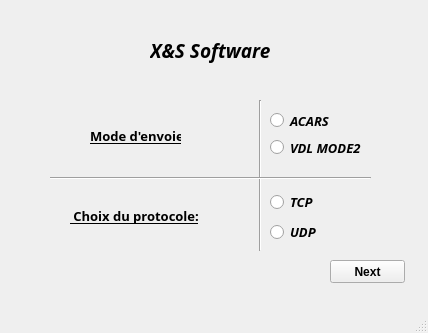
<?xml version="1.0" encoding="UTF-8"?>
<ui version="4.0">
 <class>acceuil</class>
 <widget class="QMainWindow" name="acceuil">
  <property name="geometry">
   <rect>
    <x>0</x>
    <y>0</y>
    <width>428</width>
    <height>333</height>
   </rect>
  </property>
  <property name="windowTitle">
   <string>MainWindow</string>
  </property>
  <widget class="QWidget" name="centralwidget">
   <widget class="Line" name="line">
    <property name="geometry">
     <rect>
      <x>250</x>
      <y>100</y>
      <width>20</width>
      <height>151</height>
     </rect>
    </property>
    <property name="orientation">
     <enum>Qt::Vertical</enum>
    </property>
   </widget>
   <widget class="QPushButton" name="acarsvdl2">
    <property name="geometry">
     <rect>
      <x>330</x>
      <y>260</y>
      <width>75</width>
      <height>23</height>
     </rect>
    </property>
    <property name="font">
     <font>
      <weight>75</weight>
      <bold>true</bold>
     </font>
    </property>
    <property name="contextMenuPolicy">
     <enum>Qt::NoContextMenu</enum>
    </property>
    <property name="text">
     <string>Next</string>
    </property>
   </widget>
   <widget class="QWidget" name="layoutWidget_3">
    <property name="geometry">
     <rect>
      <x>270</x>
      <y>110</y>
      <width>93</width>
      <height>48</height>
     </rect>
    </property>
    <layout class="QVBoxLayout" name="verticalLayout_6">
     <item>
      <widget class="QRadioButton" name="acars">
       <property name="font">
        <font>
         <family>Bahnschrift</family>
         <pointsize>10</pointsize>
         <weight>75</weight>
         <italic>true</italic>
         <bold>true</bold>
        </font>
       </property>
       <property name="text">
        <string>ACARS</string>
       </property>
      </widget>
     </item>
     <item>
      <widget class="QRadioButton" name="vdl2">
       <property name="font">
        <font>
         <family>Bahnschrift</family>
         <pointsize>10</pointsize>
         <weight>75</weight>
         <italic>true</italic>
         <bold>true</bold>
        </font>
       </property>
       <property name="text">
        <string>VDL MODE2</string>
       </property>
      </widget>
     </item>
    </layout>
   </widget>
   <widget class="QLabel" name="label_2">
    <property name="geometry">
     <rect>
      <x>150</x>
      <y>30</y>
      <width>161</width>
      <height>41</height>
     </rect>
    </property>
    <property name="palette">
     <palette>
      <active>
       <colorrole role="Text">
        <brush brushstyle="SolidPattern">
         <color alpha="255">
          <red>110</red>
          <green>150</green>
          <blue>200</blue>
         </color>
        </brush>
       </colorrole>
       <colorrole role="PlaceholderText">
        <brush brushstyle="SolidPattern">
         <color alpha="128">
          <red>110</red>
          <green>150</green>
          <blue>200</blue>
         </color>
        </brush>
       </colorrole>
      </active>
      <inactive>
       <colorrole role="Text">
        <brush brushstyle="SolidPattern">
         <color alpha="255">
          <red>0</red>
          <green>0</green>
          <blue>0</blue>
         </color>
        </brush>
       </colorrole>
       <colorrole role="PlaceholderText">
        <brush brushstyle="SolidPattern">
         <color alpha="128">
          <red>0</red>
          <green>0</green>
          <blue>0</blue>
         </color>
        </brush>
       </colorrole>
      </inactive>
      <disabled>
       <colorrole role="Text">
        <brush brushstyle="SolidPattern">
         <color alpha="255">
          <red>120</red>
          <green>120</green>
          <blue>120</blue>
         </color>
        </brush>
       </colorrole>
       <colorrole role="PlaceholderText">
        <brush brushstyle="SolidPattern">
         <color alpha="128">
          <red>0</red>
          <green>0</green>
          <blue>0</blue>
         </color>
        </brush>
       </colorrole>
      </disabled>
     </palette>
    </property>
    <property name="font">
     <font>
      <family>Segoe UI Black</family>
      <pointsize>14</pointsize>
      <weight>75</weight>
      <italic>true</italic>
      <bold>true</bold>
     </font>
    </property>
    <property name="text">
     <string>X&amp;S Software</string>
    </property>
   </widget>
   <widget class="QLabel" name="label_4">
    <property name="geometry">
     <rect>
      <x>20</x>
      <y>0</y>
      <width>111</width>
      <height>41</height>
     </rect>
    </property>
    <property name="text">
     <string/>
    </property>
    <property name="pixmap">
     <pixmap>../../Desktop/Capture.PNG</pixmap>
    </property>
   </widget>
   <widget class="QLabel" name="label">
    <property name="geometry">
     <rect>
      <x>90</x>
      <y>120</y>
      <width>91</width>
      <height>31</height>
     </rect>
    </property>
    <property name="font">
     <font>
      <family>Bahnschrift</family>
      <pointsize>10</pointsize>
      <weight>75</weight>
      <bold>true</bold>
      <underline>true</underline>
     </font>
    </property>
    <property name="text">
     <string>Mode d'envoie</string>
    </property>
   </widget>
   <widget class="QLabel" name="label_3">
    <property name="geometry">
     <rect>
      <x>70</x>
      <y>200</y>
      <width>131</width>
      <height>31</height>
     </rect>
    </property>
    <property name="font">
     <font>
      <family>Bahnschrift</family>
      <pointsize>10</pointsize>
      <weight>75</weight>
      <bold>true</bold>
      <underline>true</underline>
     </font>
    </property>
    <property name="text">
     <string> Choix du protocole:</string>
    </property>
   </widget>
   <widget class="Line" name="line_7">
    <property name="geometry">
     <rect>
      <x>50</x>
      <y>170</y>
      <width>321</width>
      <height>16</height>
     </rect>
    </property>
    <property name="orientation">
     <enum>Qt::Horizontal</enum>
    </property>
   </widget>
   <widget class="QWidget" name="layoutWidget">
    <property name="geometry">
     <rect>
      <x>270</x>
      <y>190</y>
      <width>51</width>
      <height>56</height>
     </rect>
    </property>
    <layout class="QVBoxLayout" name="verticalLayout_5">
     <item>
      <widget class="QRadioButton" name="radioButton_6">
       <property name="font">
        <font>
         <family>Bahnschrift</family>
         <pointsize>10</pointsize>
         <weight>75</weight>
         <italic>true</italic>
         <bold>true</bold>
        </font>
       </property>
       <property name="text">
        <string>TCP</string>
       </property>
      </widget>
     </item>
     <item>
      <layout class="QVBoxLayout" name="verticalLayout_3"/>
     </item>
     <item>
      <widget class="QRadioButton" name="radioButton_5">
       <property name="font">
        <font>
         <family>Bahnschrift</family>
         <pointsize>10</pointsize>
         <weight>75</weight>
         <italic>true</italic>
         <bold>true</bold>
        </font>
       </property>
       <property name="text">
        <string>UDP</string>
       </property>
      </widget>
     </item>
    </layout>
   </widget>
  </widget>
  <widget class="QMenuBar" name="menubar">
   <property name="geometry">
    <rect>
     <x>0</x>
     <y>0</y>
     <width>428</width>
     <height>21</height>
    </rect>
   </property>
  </widget>
  <widget class="QStatusBar" name="statusbar"/>
 </widget>
 <resources/>
 <connections/>
</ui>
